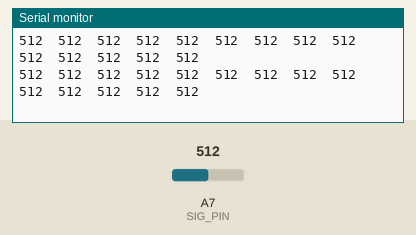
Simulated run of this sketch. Board: Arduino Nano, built with avr-gcc and run on an emulated ATmega328P. On the bench: the last lines printed to the serial monitor. The inputs (shaded band) are chosen by the test bench; at power-on: A7 (SIG_PIN) = 512.

Above: at 1.2 s.
1.3 s: A7 (SIG_PIN) set to 105
At 1.41 s:
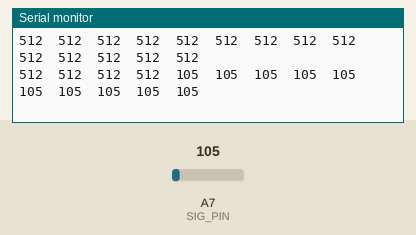
4.3 s: A7 (SIG_PIN) set to 88
At 4.33 s:
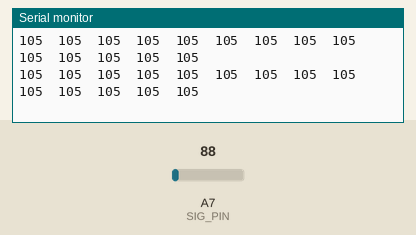
13.3 s: A7 (SIG_PIN) set to 8
At 13.34 s:
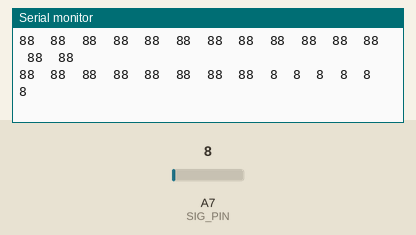
16.3 s: A7 (SIG_PIN) set to 11
At 16.43 s:
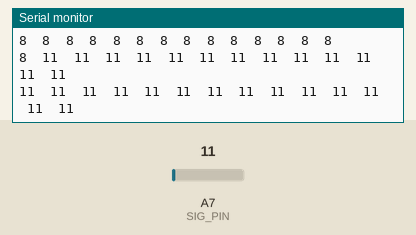
Timing chart, 0 to 19.3 s (numbered marks = the images above; inputs shaded):
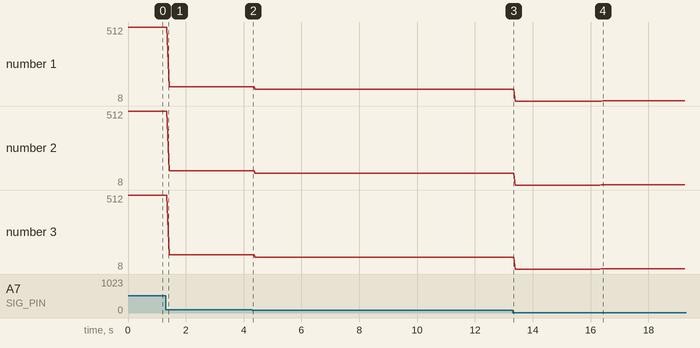

Measured:
- after the input at 1.3 s, the serial monitor: prints a new line after 0.05 s (image 1)
- after the input at 13.3 s, the serial monitor: prints a new line at once (image 3)
- after the input at 16.3 s, the serial monitor: prints a new line after 0.06 s (image 4)
- plotted number 1: 512 → 105 after the input at 1.3 s, 105 → 88 after the input at 4.3 s, 88 → 8 after the input at 13.3 s, 8 → 11 after the input at 16.3 s
- plotted number 2: 512 → 105 after the input at 1.3 s, 105 → 88 after the input at 4.3 s, 88 → 8 after the input at 13.3 s, 8 → 11 after the input at 16.3 s
- plotted number 3: 512 → 105 after the input at 1.3 s, 105 → 88 after the input at 4.3 s, 88 → 8 after the input at 13.3 s, 8 → 11 after the input at 16.3 s

The sketch:

14ch_sensor_read_NANO.ino
```cpp
// Define control pins for the multiplexer
#define S0 7        //13//11
#define S1 6       //12//10
#define S2 5       //14//8
#define S3 4       //27//7
#define SIG_PIN A7  //26//A7  // Define the signal pin connected to the multiplexer (SIG)
#define sensorNumber 14
uint16_t sensor[sensorNumber];
uint16_t reference[sensorNumber]={};
//
void setup() {
  pinMode(S0, OUTPUT);
  pinMode(S1, OUTPUT);
  pinMode(S2, OUTPUT);
  pinMode(S3, OUTPUT);
  pinMode(SIG_PIN, INPUT);
  Serial.begin(9600);
}
//
void loop() {
  analogValue();
  //digitalValue();
  }
//
void selectChannel(int channel) {
  digitalWrite(S0, bitRead(channel, 0));digitalWrite(S1, bitRead(channel, 1));
  digitalWrite(S2, bitRead(channel, 2));digitalWrite(S3, bitRead(channel, 3));
}
//
void analogValue()
{for (unsigned char i=0;i<sensorNumber;i++) {selectChannel(i);sensor[i] = analogRead(SIG_PIN);
  Serial.print(String(sensor[i]) + "  ");}Serial.println();}
//
void digitalValue(){
  for (unsigned char i=0;i<sensorNumber;i++) {selectChannel(i);sensor[i] = analogRead(SIG_PIN);
  if(sensor[i]>reference[i]){sensor[i]=1;}else{sensor[i]=0;}
  Serial.print(String(sensor[i]) + "  ");}Serial.println();
}
```
